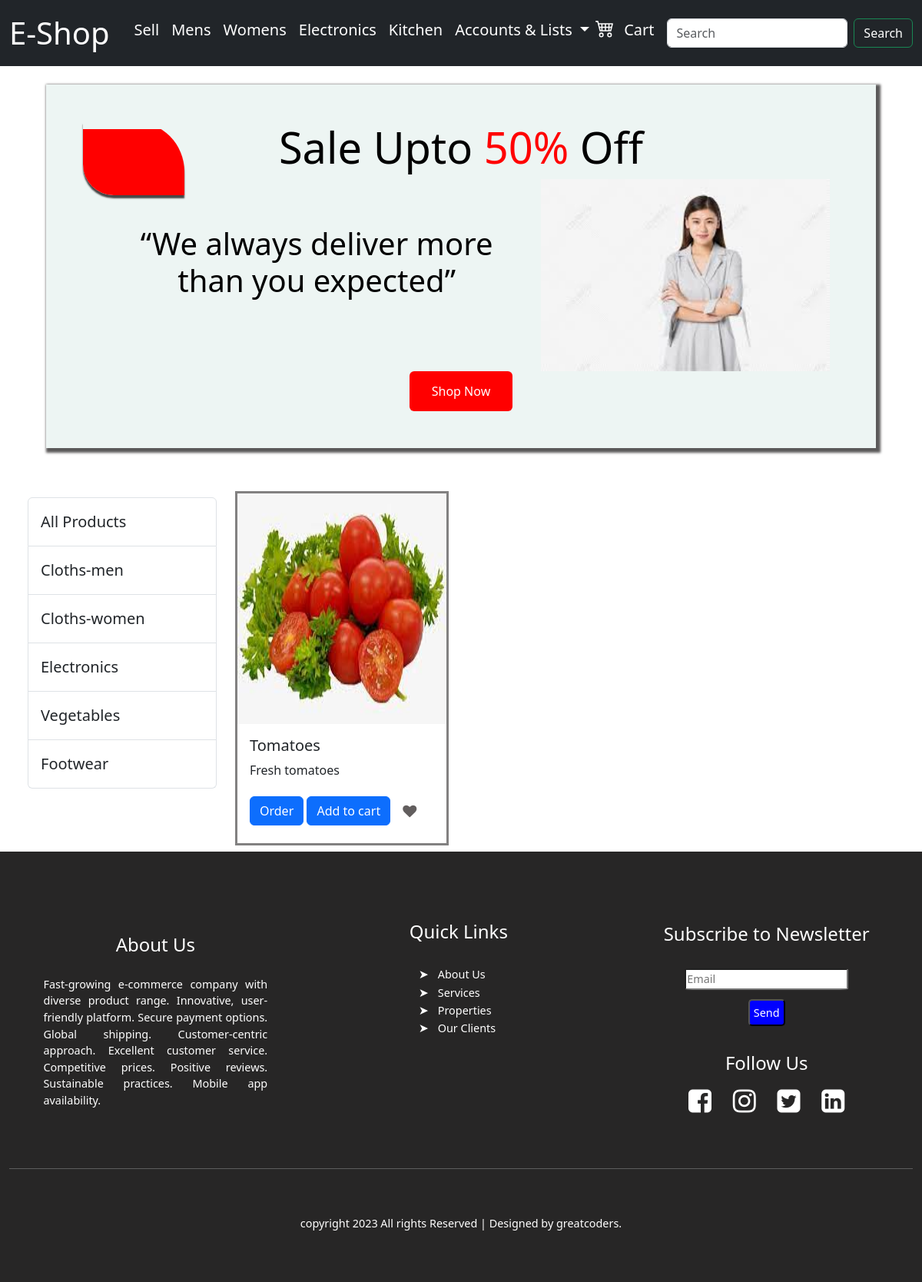
The app's page /?category=4 with its own data.
### store/models.py (models this page shows, shortened)
class Category(models.Model):
    name = models.CharField(max_length=20)
    @staticmethod
    def get_all_categories():
        return Category.objects.all()

class Products(models.Model):
    category = models.ForeignKey(Category, on_delete=models.CASCADE, default=1)
    name = models.CharField(max_length=50)
    price = models.IntegerField(default=0)
    description = models.CharField(max_length=200, default=" ", null=True, blank=True)
    image = models.ImageField(upload_to='uploads/products/')
    @staticmethod
    def get_all_products_by_categoryid(category_id):
        if category_id:
            return Products.objects.filter(category = category_id)
        else:
            return Products.get_all_products()

### store/views.py (the view)
# urls.py: path("", views.index, name="index"),
def index(request):
    products = None
    categories = Category.get_all_categories()
    categoryID = request.GET.get('category')
    if categoryID:
        products = Products.get_all_products_by_categoryid(categoryID)
    else:
        products = Products.get_all_products()
    data = {}
    data['products'] = products
    data['categories'] = categories
    return render(request, "index.html",data)

### templates/index.html
{% extends 'base.html' %}
{% block content %}
<div class="advertise container-fluid">
  <div class="jumbotron jumbotron-fluid">
    <div class="halfcircle d-none d-sm-block"></div>
    <h6 class="display-4 ml-2">Sale Upto <span>50%</span> Off</h6>
    <div class="container container1 d-flex">
      <p class="display-6 ml-2"> “We always deliver more than you expected”</p>
      <img class="d-none d-sm-block" src="/static/images/girl2.jpeg" height="250vw" width="60%" alt="image">
    </div>
    <a class="btn btns" href="#" role="button">Shop Now</a>
  </div>
</div>
<div class="container-fluid d-flex">
  <div class="list-group col-lg-3 pt-3 px-4 mx-auto d-none d-sm-block">
    <a href="/" class="list-group-item list-group-item-action py-3 fs-5">All Products</a>
      {% for category in categories %}
      <a href="/?category={{category.id}}" class="list-group-item list-group-item-action py-3 fs-5">{{ category.name}}</a>
      {% endfor %}
  </div>
  <section class="col-lg-9">
    <div class="row">
      {% for product in products %}
      <div class="col-sm-4 mt-2 mb-2">
        <div class="card">
          <img src="{{product.image.url}}" height="300vh" class="card-img-top" alt="image">
          <div class="card-body">
            <h5 class="card-title">{{product.name}}</h5>
            <p class="card-text">{{product.description}}</p>
            <a href="#" class="btn btn-primary">Order</a>
            <a class="btn btn-primary" href="#" role="button">Add to cart</a>
            <button class="btn color-change-button" id="color-change-button" data-product-id="{{product.product_id}}"><i class="fa fa-heart"
                aria-hidden="true"></i></button>
          </div>
        </div>
      </div>
      {% endfor %}
    </div>
  </section>
</div>
{% endblock %}

### static/style.css (style rules this page uses)
* { margin: 0; padding: 0; }
.halfcircle { position: absolute; width: 11vw; height: 8vw; box-shadow: 0px 4px 2px 0px rgb(71, 69, 69); background: linear-gradient(to top, red 90%, transparent 50%); border-top-right-radius: 65px; border-bottom-left-radius: 40px; }
.jumbotron { margin: 4vw; margin-top: 2vw; background-color: rgba(236, 245, 242, 0.911); box-shadow: 3px 3px 3px 3px rgba(63, 61, 61, 0.856); color: black; padding: 4vw; text-align: center; align-items: center; justify-content: center; }
.jumbotron p { padding: 5vw; }
.jumbotron h6 span { color: red; }
.jumbotron .btns { color: white; background-color: red; text-decoration: none; padding: 1.6vh 2.3vw; }
.col-sm-4.mt-2.mb-2 .card { border-width: 3px; border-style: solid; border-color: #585656be; border-radius: 0; }
.col-sm-4.mt-2.mb-2 .card img { border-radius: 0%; }
#color-change-button { padding: 1vw; font-size: 1.5vw; color: rgba(65, 60, 60, 0.829); border: none; cursor: pointer; }

### records on screen
Category: name "Cloths-men"
Category: name "Cloths-women"
Category: name "Electronics"
Category: name "Vegetables"
Category: name "Footwear"
Products: image (picture), name "Tomatoes", description "Fresh tomatoes"
